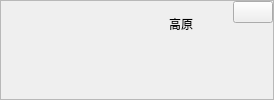
         <widget class="QFrame" name="headFrame">
          <property name="frameShape">
           <enum>QFrame::StyledPanel</enum>
          </property>
          <property name="frameShadow">
           <enum>QFrame::Raised</enum>
          </property>
          <layout class="QVBoxLayout" name="verticalLayout_3">
           <property name="spacing">
            <number>0</number>
           </property>
           <property name="leftMargin">
            <number>0</number>
           </property>
           <property name="topMargin">
            <number>0</number>
           </property>
           <property name="rightMargin">
            <number>0</number>
           </property>
           <property name="bottomMargin">
            <number>0</number>
           </property>
           <item>
            <layout class="QHBoxLayout" name="horizontalLayout">
             <property name="spacing">
              <number>0</number>
             </property>
             <item>
              <spacer name="horizontalSpacer_5">
               <property name="orientation">
                <enum>Qt::Horizontal</enum>
               </property>
               <property name="sizeType">
                <enum>QSizePolicy::Fixed</enum>
               </property>
               <property name="sizeHint" stdset="0">
                <size>
                 <width>168</width>
                 <height>20</height>
                </size>
               </property>
              </spacer>
             </item>
             <item>
              <layout class="QVBoxLayout" name="verticalLayout_2">
               <item>
                <widget class="QLabel" name="headLabel">
                 <property name="text">
                  <string/>
                 </property>
                 <property name="alignment">
                  <set>Qt::AlignCenter</set>
                 </property>
                </widget>
               </item>
               <item>
                <widget class="QLabel" name="nameLabel">
                 <property name="text">
                  <string>高原</string>
                 </property>
                 <property name="alignment">
                  <set>Qt::AlignCenter</set>
                 </property>
                </widget>
               </item>
               <item>
                <spacer name="verticalSpacer_2">
                 <property name="orientation">
                  <enum>Qt::Vertical</enum>
                 </property>
                 <property name="sizeHint" stdset="0">
                  <size>
                   <width>20</width>
                   <height>40</height>
                  </size>
                 </property>
                </spacer>
               </item>
              </layout>
             </item>
             <item>
              <spacer name="horizontalSpacer_4">
               <property name="orientation">
                <enum>Qt::Horizontal</enum>
               </property>
               <property name="sizeHint" stdset="0">
                <size>
                 <width>40</width>
                 <height>20</height>
                </size>
               </property>
              </spacer>
             </item>
             <item>
              <layout class="QVBoxLayout" name="verticalLayout">
               <item>
                <widget class="QPushButton" name="editBtn">
                 <property name="text">
                  <string/>
                 </property>
                </widget>
               </item>
               <item>
                <spacer name="verticalSpacer">
                 <property name="orientation">
                  <enum>Qt::Vertical</enum>
                 </property>
                 <property name="sizeHint" stdset="0">
                  <size>
                   <width>20</width>
                   <height>40</height>
                  </size>
                 </property>
                </spacer>
               </item>
              </layout>
             </item>
            </layout>
           </item>
          </layout>
         </widget>
